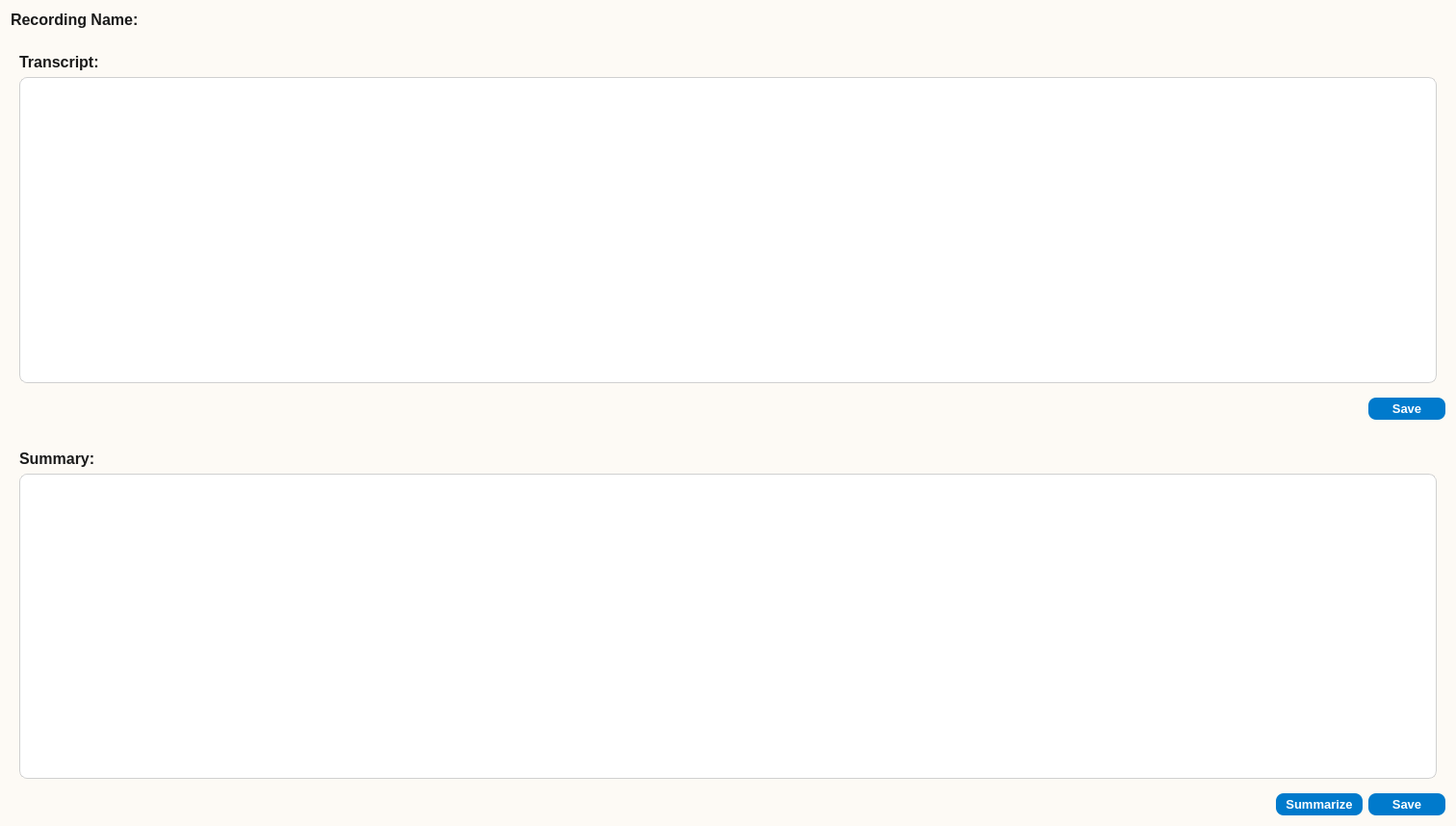
<?xml version="1.0" encoding="UTF-8"?>
<ui version="4.0">
 <class>IndividualRecordingPage</class>
 <widget class="QWidget" name="IndividualRecordingPage">
  <property name="geometry">
   <rect>
    <x>0</x>
    <y>0</y>
    <width>1512</width>
    <height>858</height>
   </rect>
  </property>
  <property name="windowTitle">
   <string>IndividualRecordingPage</string>
  </property>
  <property name="styleSheet">
   <string notr="true">
    QWidget {
    background-color: #fdfaf5;
    font-family: 'Helvetica', sans-serif;
    font-size: 16px;
    }

    QLabel {
    color: #1a1a1a;
    font-weight: bold;
    }

    QPushButton {
    background-color: #007acc;
    color: white;
    border-radius: 8px;
    padding: 8px 16px;
    font-weight: bold;
    }

    QPushButton:hover {
    background-color: #005f99;
    }

    QPushButton#saveTranscript_button,
    QPushButton#saveSummary_button {
    padding: 4px 10px;
    font-size: 13px;
    min-width: 60px;
    max-width: 80px;
    }

    QPlainTextEdit {
    background-color: #ffffff;
    border: 1px solid #d0d0d0;
    border-radius: 8px;
    padding: 6px;
    color: #333333;
    }

    QGroupBox {
    border: none;
    margin-top: 10px;
    }

    QPushButton#summarize_button {
    padding: 4px 10px;
    font-size: 13px;
    min-width: 60px;
    max-width: 80px;
    }

    QLabel#pageTitle {
    font-size: 20px;
    font-weight: bold;
    margin-bottom: 12px;
    }
   </string>
  </property>
  <layout class="QGridLayout" name="gridLayout">

   <item row="1" column="0">
    <widget class="QLabel" name="recording_name">
     <property name="text">
      <string>Recording Name:</string>
     </property>
    </widget>
   </item>

   <item row="2" column="0">
    <widget class="QGroupBox" name="transcript_groupBox">
     <property name="title">
      <string/>
     </property>
     <layout class="QFormLayout" name="formLayout">
      <item row="0" column="0">
       <widget class="QLabel" name="label">
        <property name="text">
         <string>Transcript:</string>
        </property>
       </widget>
      </item>
      <item row="2" column="0" colspan="2">
       <widget class="QPlainTextEdit" name="plainTextEdit"/>
      </item>
     </layout>
    </widget>
   </item>

   <item row="3" column="0">
    <layout class="QHBoxLayout">
     <item>
      <spacer name="horizontalSpacer_transcript">
       <property name="orientation">
        <enum>Qt::Horizontal</enum>
       </property>
       <property name="sizeHint" stdset="0">
        <size>
         <width>40</width>
         <height>20</height>
        </size>
       </property>
      </spacer>
     </item>
     <item>
      <widget class="QPushButton" name="saveTranscript_button">
       <property name="text">
        <string>Save</string>
       </property>
      </widget>
     </item>
    </layout>
   </item>

   <item row="4" column="0">
    <widget class="Line" name="divider_line">
     <property name="orientation">
      <enum>Qt::Vertical</enum>
     </property>
    </widget>
   </item>

   <item row="5" column="0">
    <widget class="QGroupBox" name="summary_groupBox_2">
     <property name="title">
      <string/>
     </property>
     <layout class="QFormLayout" name="formLayout_2">
      <item row="0" column="0">
       <widget class="QLabel" name="label_2">
        <property name="text">
         <string>Summary:</string>
        </property>
       </widget>
      </item>
      <item row="2" column="0" colspan="2">
       <widget class="QPlainTextEdit" name="outputTextEdit"/>
      </item>
     </layout>
    </widget>
   </item>

   <item row="6" column="0">
    <layout class="QHBoxLayout">
     <item>
      <spacer name="horizontalSpacer_summary">
       <property name="orientation">
        <enum>Qt::Horizontal</enum>
       </property>
       <property name="sizeHint" stdset="0">
        <size>
         <width>40</width>
         <height>20</height>
        </size>
       </property>
      </spacer>
     </item>
     <item>
      <widget class="QPushButton" name="summarize_button">
       <property name="text">
        <string>Summarize</string>
       </property>
      </widget>
     </item>
     <item>
      <widget class="QPushButton" name="saveSummary_button">
       <property name="text">
        <string>Save</string>
       </property>
      </widget>
     </item>
    </layout>
   </item>

  </layout>
 </widget>
 <resources/>
 <connections/>
</ui>
